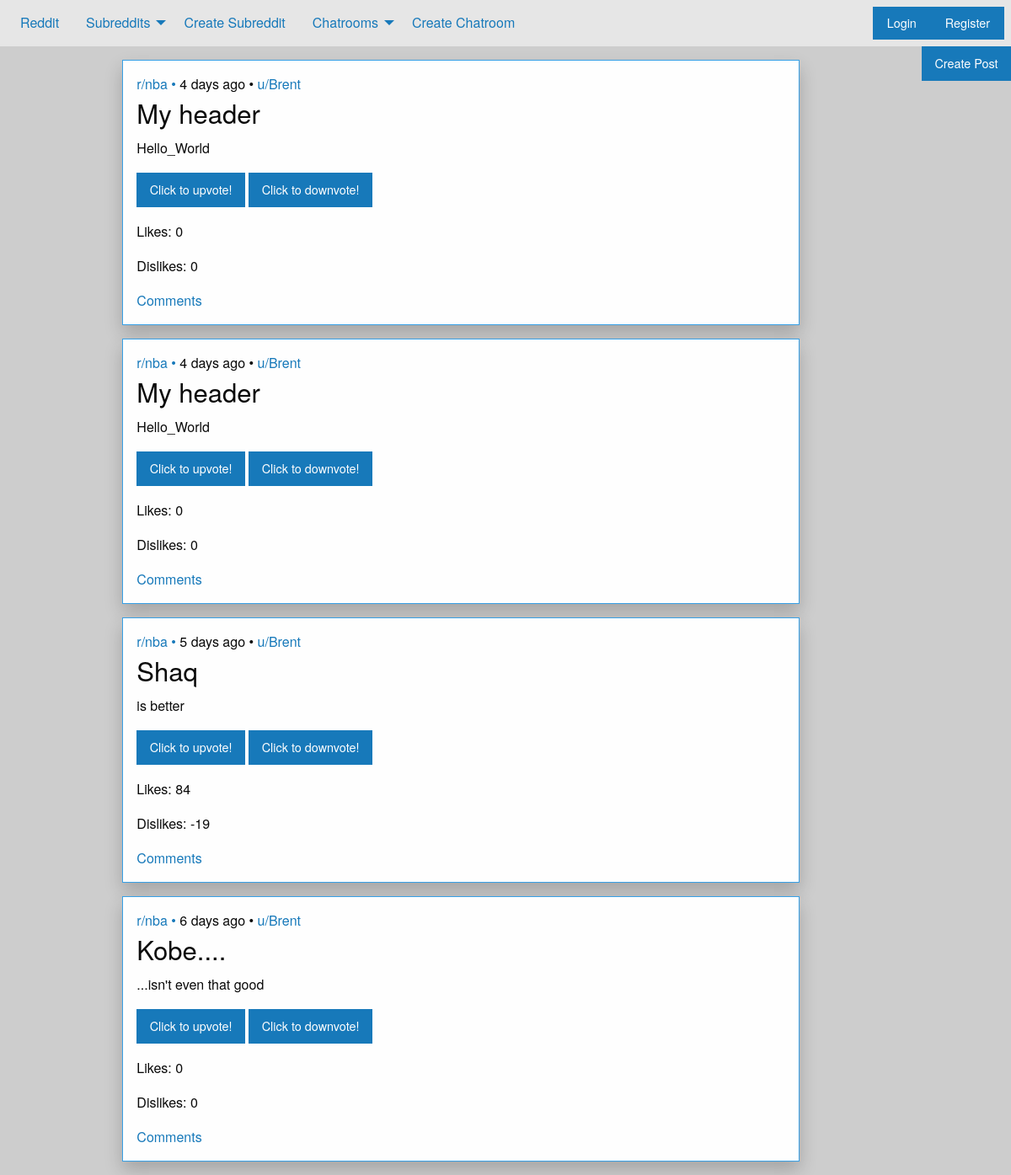
/r/nba/, run on an earlier commit of the app's database.
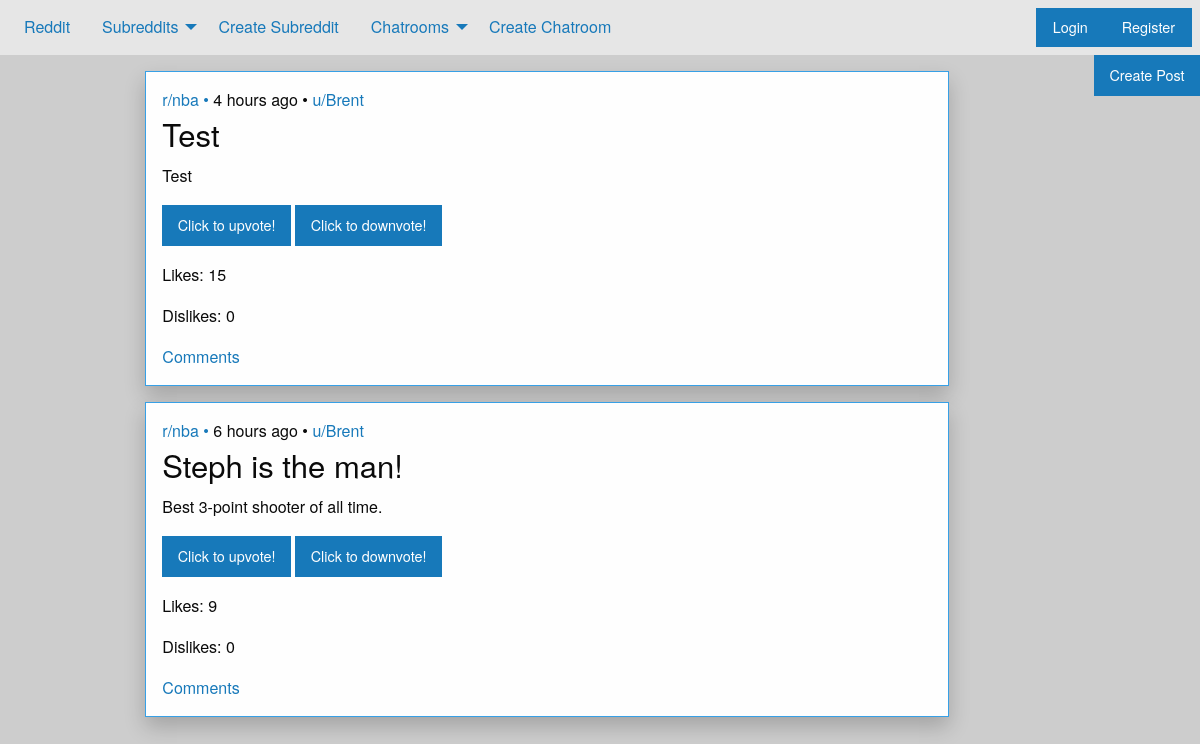
And on a later commit of the database.
### helloWorldApp/models.py (models this page shows, shortened)
class Suggestion(models.Model):
    header = models.CharField(max_length=240)
    suggestion = models.CharField(max_length=10000)
    author = models.ForeignKey(User, on_delete=models.CASCADE)
    created_on = models.DateTimeField(auto_now_add=True)
    pub_date = models.DateTimeField(auto_now_add=True)
    upvote = models.IntegerField(default = 0)
    downvote = models.IntegerField(default = 0)
    comment_count = models.IntegerField(default = 0)
    image = models.ImageField(max_length=144, upload_to='uploads/%Y/%m/%d/', blank=True, null=True)
    image_description = models.CharField(max_length=240, blank=True)
    title = models.CharField(max_length=240, blank=True)
    video = models.FileField(upload_to='uploads/%Y/%m/%d/', blank=True, null=True)
    video_description = models.CharField(max_length=240, blank=True)
    def upvoteCount(self):
        return self.upvote
    def downvoteCount(self):
        return self.downvote
    def whenpublished(self):
        now = timezone.now()
        diff = now - self.pub_date
        if diff.days == 0 and diff.seconds >= 0 and diff.seconds < 60:
            seconds = diff.seconds
            if seconds == 1:
                return str(seconds) + "second ago"
            else:
                return str(seconds) + " seconds ago"
        if diff.days == 0 and diff.seconds >= 60 and diff.seconds < 3600:
            minutes = math.floor(diff.seconds / 60)
            if minutes == 1:
                return str(minutes) + " minute ago"
            else:
                return str(minutes) + " minutes ago"
        if diff.days == 0 and diff.seconds >= 3600 and diff.seconds < 86400:
            hours = math.floor(diff.seconds / 3600)
            if hours == 1:
                return str(hours) + " hour ago"
            else:
                return str(hours) + " hours ago"
        if diff.days >= 1 and diff.days < 30:
            days = diff.days
            if days == 1:
                return str(days) + " day ago"
            else:
                return str(days) + " days ago"

### helloWorldApp/views.py (the view)
# urls.py: path('r/<str:subreddit_title>/', views.success, name='subreddit_title'),
def success(request, subreddit_title):
    suggestion_query = models.Suggestion.objects.all().order_by('-created_on')
    suggestion_list = {"suggestions":[]}
    for s_q in suggestion_query:
        if(s_q.title == subreddit_title):
            comment_query = models.Comment.objects.filter(suggestion=s_q)
            comment_list = []
            for c_q in comment_query:
                can_delete=False
                if request.user == c_q.author:
                    can_delete=True
                comment_list += [{
                    "comment":c_q.comment,
                    "author":c_q.author.username,
                    "created_on":c_q.created_on,
                    "id":c_q.id,
                    "delete":can_delete
                    }]
            url = "Error.src"
            url1 = "Error.src"
            if not str(s_q.image)=="":
                url=s_q.image.url
            if not str(s_q.video)=="":
                url1=s_q.video.url
            suggestion_list["suggestions"] += [{
                "id":s_q.id,
                "header":s_q.header,
                "suggestion":s_q.suggestion,
                "author":s_q.author.username,
                "published_on":s_q.whenpublished(),
                "upvote_count":s_q.upvoteCount(),
                "downvote_count":s_q.downvoteCount(),
                "image":url,
                "subreddit":s_q.title,
                "comment_count":s_q.comment_count,
                "image_description":s_q.image_description,
                "video":url1,
                "video_description":s_q.video_description,
                "comments":comment_list
                }]
    context = {
        "sugg_list":suggestion_list["suggestions"]
    }
    return render(request, "subreddit.html", context=context)

### helloWorldApp/templates/subreddit.html (shortened to what this page needs)
{% extends "base.html" %}
{% load static %}
{% block content %}
<div style="float:right">
    <a href="suggestion/" class="button">Create Post</a>
</div>
<div class="grid-x grid-padding-x" style="width:1000px; margin: 0 auto; vertical-align: middle;">
    <div class="large-10 medium-10 small-12 large-offset-1 medium-offset-1 cell">
  	     {% for sugg in sugg_list %}
		      <div class="card-info info">
                    <div class="card-section">
                        <div class="article-details">
                            <a href="/r/{{sugg.subreddit}}/"><span class="website">r/{{ sugg.subreddit }}</span> &#8226;</a>
                            <span class="time">{{ sugg.published_on }}</span> &#8226;
                            <a><span class="author">u/{{ sugg.author }}</span></a>
                        </div>
                        <h3 class="article-title">{{ sugg.header }}</h3>
                        <p class="article-summary">{{ sugg.suggestion }}</p>
                        <div>
                            <a href="/upvote/{{sugg.id}}/" class="button">Click to upvote!</a>
                            <a href="/downvote/{{sugg.id}}/" class="button">Click to downvote!</a>
                            <p> Likes: {{ sugg.upvote_count }} </p>
                            <p> Dislikes: {{ sugg.downvote_count }} </p>
                        </div>
                        <a href="/post/{{sugg.id}}/">Comments</a>
                </div>
            </div>
        {% endfor %}
    </div>
 </div>
{% endblock %}

### helloWorldApp/templates/base.html (shortened to what this page needs)
{% load static %}
<!doctype html>
<html class="no-js" lang="en" dir="ltr">
  <head>
    <link rel="stylesheet" href="{% static "css/foundation.css" %}">
    <link rel="stylesheet" href="{% static "css/app.css" %}">
 </head>
 <body style="background-color: #cdcdcd" style="text-align:center">
    <div class="top-bar">
    <div class="top-bar-left">
        <ul class="dropdown menu" data dropdown menu>
            <li> <a href='/'> Reddit</a> </li>
                <ul class="dropdown menu" data-dropdown-menu>
                    <li> <a>Subreddits</a>
                    </li>
                </ul>
            <li> <a href="/create_subreddit/"> Create Subreddit </a></li>
                    <ul class="dropdown menu" data-dropdown-menu>
                        <li> <a>Chatrooms</a>
                        </li>
                     </ul>
            <li> <a href="/createChat/"> Create Chatroom </a></li>
        </ul>
    </div>
    <div class="top-bar-right">
        <ul class="dropdown menu" data dropdown menu>
              {% if user.is_anonymous %}
              <li><a href='/login/' class='button'>Login</a></li>
              <li><a href='/register/' class='button'>Register</a></li>
             {% endif %}
        </ul>
    </div>
</div>
 	{% block content %}
 	{% endblock %}
 </body>
 </html>

### helloWorldApp/static/css/app.css (style rules this page uses)
.card-info { background: #fefefe; border: 1px solid #8a8a8a; box-shadow: 0 10px 20px rgba(0, 0, 0, 0.2); margin: 1rem 0; overflow: hidden; border-radius: 0; }
.card-info.info { border-color: #37a0e6; }

What changed in the data, as far as the page shows it:
removed Suggestion: subreddit "nba", header "My header", suggestion "Hello_World"
removed Suggestion: subreddit "nba", header "My header", suggestion "Hello_World"
removed Suggestion: subreddit "nba", header "Shaq", suggestion "is better"
removed Suggestion: subreddit "nba", header "Kobe....", suggestion "...isn't even that good"
added Suggestion: subreddit "nba", header "Test", suggestion "Test"
added Suggestion: subreddit "nba", header "Steph is the man!", suggestion "Best 3-point shooter of all time."
Also different on the page:
new list line: "r/ • 4 hours ago • u/ Click to upvote! Click to downvote! Likes: 15 Dislikes: 0 Comments"
new list line: "Brent"
new list line: "r/ • 6 hours ago • u/ Click to upvote! Click to downvote! Likes: 9 Dislikes: 0 Comments"
list line gone: "r/ • 4 days ago • u/ Click to upvote! Click to downvote! Likes: 0 Dislikes: 0 Comments"
list line gone: "Brent"
list line gone: "r/ • 5 days ago • u/ Click to upvote! Click to downvote! Likes: 84 Dislikes: -19 Comments"
list line gone: "r/ • 6 days ago • u/ Click to upvote! Click to downvote! Likes: 0 Dislikes: 0 Comments"
